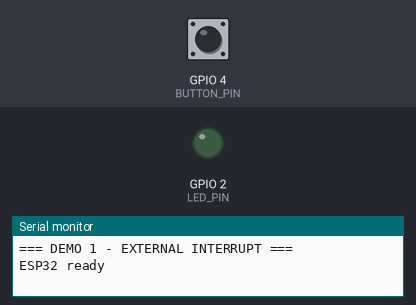
The program below on a simulated ESP32. Parts: output pins drawn as LEDs (lit = HIGH), the last lines printed to the serial monitor. The inputs (shaded band) are chosen by the test bench; at power-on: GPIO 4 (BUTTON_PIN) HIGH.

Above: at 1.2 s.
1.3 s: GPIO 4 (BUTTON_PIN) pulled LOW for 0.15 s
At 1.8 s:
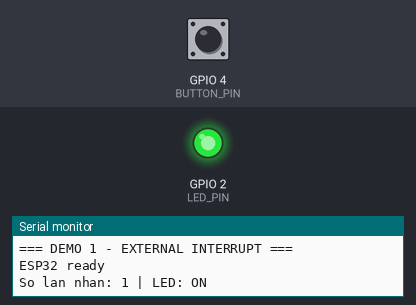
2.9 s: GPIO 4 (BUTTON_PIN) pulled LOW for 1 s
At 4.1 s:
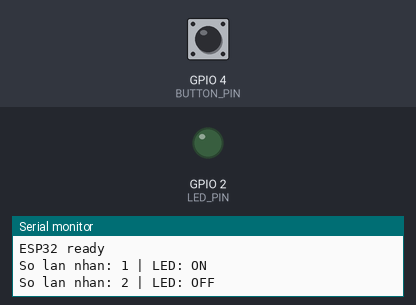
5.4 s: GPIO 4 (BUTTON_PIN) pulled LOW for 3.2 s
At 6.0 s:
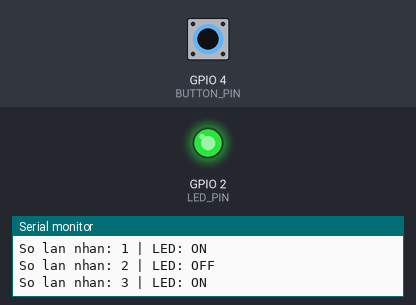
Timing chart, 0 to 8.4 s (numbered marks = the images above; inputs shaded):
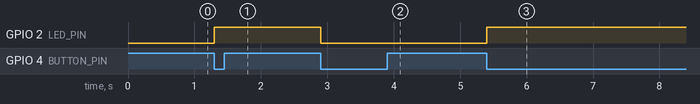

The program:

main.cpp
```cpp
#include <Arduino.h>

constexpr uint8_t BUTTON_PIN = 4;
constexpr uint8_t LED_PIN = 2;
constexpr uint32_t DEBOUNCE_MS = 50;

volatile uint32_t pressCount = 0;
volatile uint32_t lastInterruptTime = 0;
volatile bool buttonEvent = false;

portMUX_TYPE mux = portMUX_INITIALIZER_UNLOCKED;
bool ledState = false;

void IRAM_ATTR buttonISR()
{
    const uint32_t now = millis();

    if (now - lastInterruptTime >= DEBOUNCE_MS)
    {
        lastInterruptTime = now;

        portENTER_CRITICAL_ISR(&mux);
        ++pressCount;
        buttonEvent = true;
        portEXIT_CRITICAL_ISR(&mux);
    }
}

void setup()
{
    Serial.begin(115200);

    pinMode(BUTTON_PIN, INPUT_PULLUP);
    pinMode(LED_PIN, OUTPUT);
    digitalWrite(LED_PIN, LOW);

    attachInterrupt(
        digitalPinToInterrupt(BUTTON_PIN),
        buttonISR,
        FALLING);

    Serial.println("=== DEMO 1 - EXTERNAL INTERRUPT ===");
    Serial.println("ESP32 ready");
}

void loop()
{
    bool event = false;
    uint32_t count = 0;

    portENTER_CRITICAL(&mux);
    if (buttonEvent)
    {
        buttonEvent = false;
        event = true;
        count = pressCount;
    }
    portEXIT_CRITICAL(&mux);

    if (event)
    {
        ledState = !ledState;
        digitalWrite(LED_PIN, ledState ? HIGH : LOW);

        Serial.print("So lan nhan: ");
        Serial.print(count);
        Serial.print(" | LED: ");
        Serial.println(ledState ? "ON" : "OFF");
    }
}
```

Measured:
- after the input at 1.3 s, GPIO 2 (LED_PIN): LOW → HIGH at once
- after the input at 2.9 s, GPIO 2 (LED_PIN): HIGH → LOW at once
- after the input at 5.4 s, GPIO 2 (LED_PIN): LOW → HIGH at once
